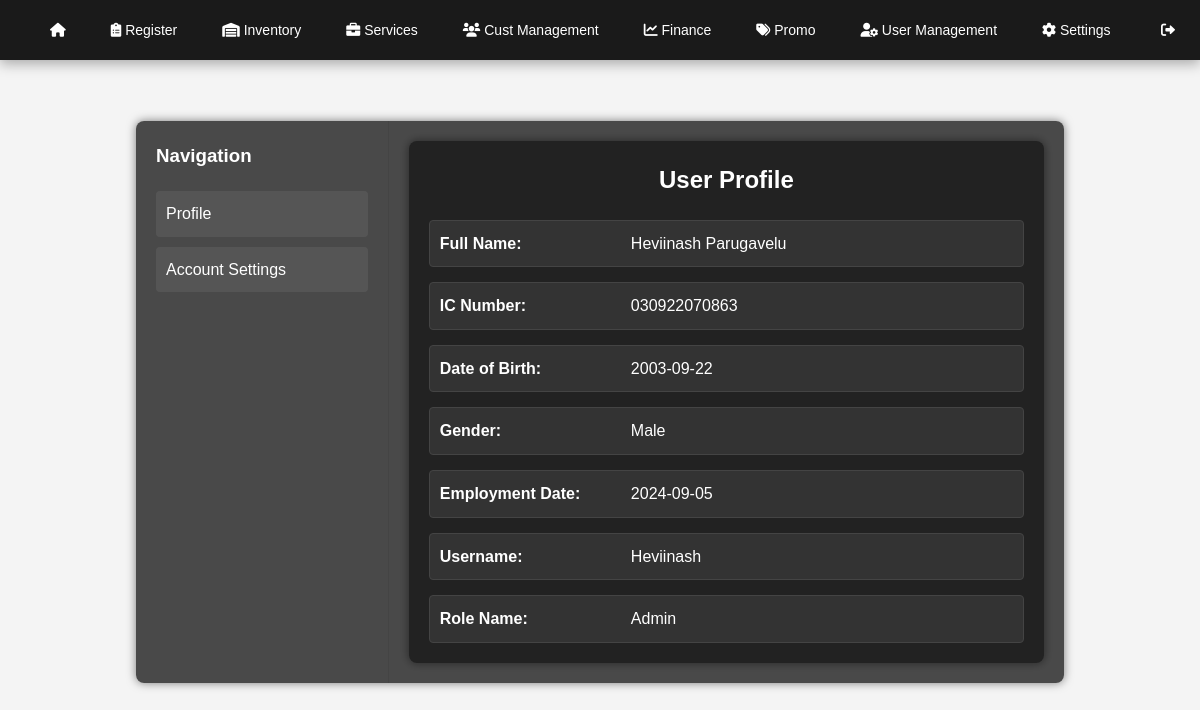
The page /profile.php (signed in) on the database its author committed.
### tables this page shows
CREATE TABLE `employeedetails` (
  `fullname` varchar(255) NOT NULL,
  `icnumber` varchar(20) NOT NULL,
  `dateofbirth` date NOT NULL,
  `gender` enum('Male','Female') NOT NULL,
  `contactnumber` varchar(20) NOT NULL,
  `address` text NOT NULL,
  `employmentdate` date NOT NULL,
  `employeeid` varchar(50) NOT NULL,
  `username` varchar(100) NOT NULL,
  `password` varchar(255) NOT NULL,
  `role_name` varchar(255) DEFAULT NULL,
  `created_at` timestamp NOT NULL DEFAULT current_timestamp()
);

### profile.php (the view, shortened to what this page needs)
<?php
$host = 'localhost';
$dbname = 'pos';
$username = 'root';
$password = '';
$conn = new PDO("mysql:host=$host;dbname=$dbname", $username, $password);
$employeeid = $_SESSION['employeeid'];
$query = "SELECT * FROM employeedetails WHERE employeeid = :employeeid";
$stmt = $conn->prepare($query);
$stmt->execute(['employeeid' => $employeeid]);
$employee = $stmt->fetch(PDO::FETCH_ASSOC);
?>
<!DOCTYPE html>
<html lang="en">
<head>
</head>
<body>
    <?php include 'navbar.php'; ?>
    <link rel="stylesheet" href="navbar.css">
    <br>
    <br>
    <div class="container">
        <div class="tabs">
            <h3>Navigation</h3>
            <label onclick="showTab('profile')">Profile</label>
            <label onclick="showTab('account')">Account Settings</label>
        </div>
        <div class="content">
        <div id="profile-info" class="profile-info active" style="padding: 20px; background-color: #222; border-radius: 8px; box-shadow: 0 0 10px rgba(0, 0, 0, 0.5);">
            <h2 style="text-align: center; margin-bottom: 20px;">User Profile</h2>
            <div style="display: flex; flex-direction: column; gap: 15px;">
                <div style="display: flex; justify-content: space-between; align-items: center; border: 1px solid #444; border-radius: 4px; padding: 10px; background-color: #333;">
                    <label style="font-weight: bold; flex: 1;">Full Name:</label>
                    <p style="flex: 2;"><?php echo htmlspecialchars($employee['fullname']); ?></p>
                </div>
                <div style="display: flex; justify-content: space-between; align-items: center; border: 1px solid #444; border-radius: 4px; padding: 10px; background-color: #333;">
                    <label style="font-weight: bold; flex: 1;">IC Number:</label>
                    <p style="flex: 2;"><?php echo htmlspecialchars($employee['icnumber']); ?></p>
                </div>
                <div style="display: flex; justify-content: space-between; align-items: center; border: 1px solid #444; border-radius: 4px; padding: 10px; background-color: #333;">
                    <label style="font-weight: bold; flex: 1;">Date of Birth:</label>
                    <p style="flex: 2;"><?php echo htmlspecialchars($employee['dateofbirth']); ?></p>
                </div>
                <div style="display: flex; justify-content: space-between; align-items: center; border: 1px solid #444; border-radius: 4px; padding: 10px; background-color: #333;">
                    <label style="font-weight: bold; flex: 1;">Gender:</label>
                    <p style="flex: 2;"><?php echo htmlspecialchars($employee['gender']); ?></p>
                </div>
                <div style="display: flex; justify-content: space-between; align-items: center; border: 1px solid #444; border-radius: 4px; padding: 10px; background-color: #333;">
                    <label style="font-weight: bold; flex: 1;">Employment Date:</label>
                    <p style="flex: 2;"><?php echo htmlspecialchars($employee['employmentdate']); ?></p>
                </div>
                <div style="display: flex; justify-content: space-between; align-items: center; border: 1px solid #444; border-radius: 4px; padding: 10px; background-color: #333;">
                    <label style="font-weight: bold; flex: 1;">Username:</label>
                    <p style="flex: 2;"><?php echo htmlspecialchars($employee['username']); ?></p>
                </div>
                <div style="display: flex; justify-content: space-between; align-items: center; border: 1px solid #444; border-radius: 4px; padding: 10px; background-color: #333;">
                    <label style="font-weight: bold; flex: 1;">Role Name:</label>
                    <p style="flex: 2;"><?php echo htmlspecialchars($employee['role_name']); ?></p>
                </div>
            </div>
        </div>
    </div>
</div>
</body>
</html>

### navbar.css (style rules this page uses)
* { margin: 0; padding: 0; box-sizing: border-box; }
body { font-family: 'Arial', sans-serif; background-color: #f4f4f4; line-height: 1.6; }

### profile.php (style rules this page uses)
body { font-family: Arial, sans-serif; background: url('darkwallpaper.jpg') no-repeat center center fixed; background-size: cover; color: #fff; margin: 0; padding: 20px; }
.container { display: flex; width: 80%; margin: 50px auto; background-color: rgba(0, 0, 0, 0.7); border-radius: 8px; box-shadow: 0 0 10px rgba(0, 0, 0, 0.5); }
.tabs { flex: 1; border-right: 1px solid #444; padding: 20px; }
.tabs h3 { margin-bottom: 20px; color: #fff; }
.tabs label { display: block; margin: 10px 0; padding: 10px; background-color: #555; border-radius: 4px; cursor: pointer; transition: background-color 0.3s; }
.content { flex: 3; padding: 20px; }
.profile-info, .account-info { display: none; }
.active { display: block; }

### rows shown on the page
employeedetails: fullname "Heviinash Parugavelu", icnumber "030922070863", dateofbirth "2003-09-22", gender "Male", employmentdate "2024-09-05", username "Heviinash", role_name "Admin"
